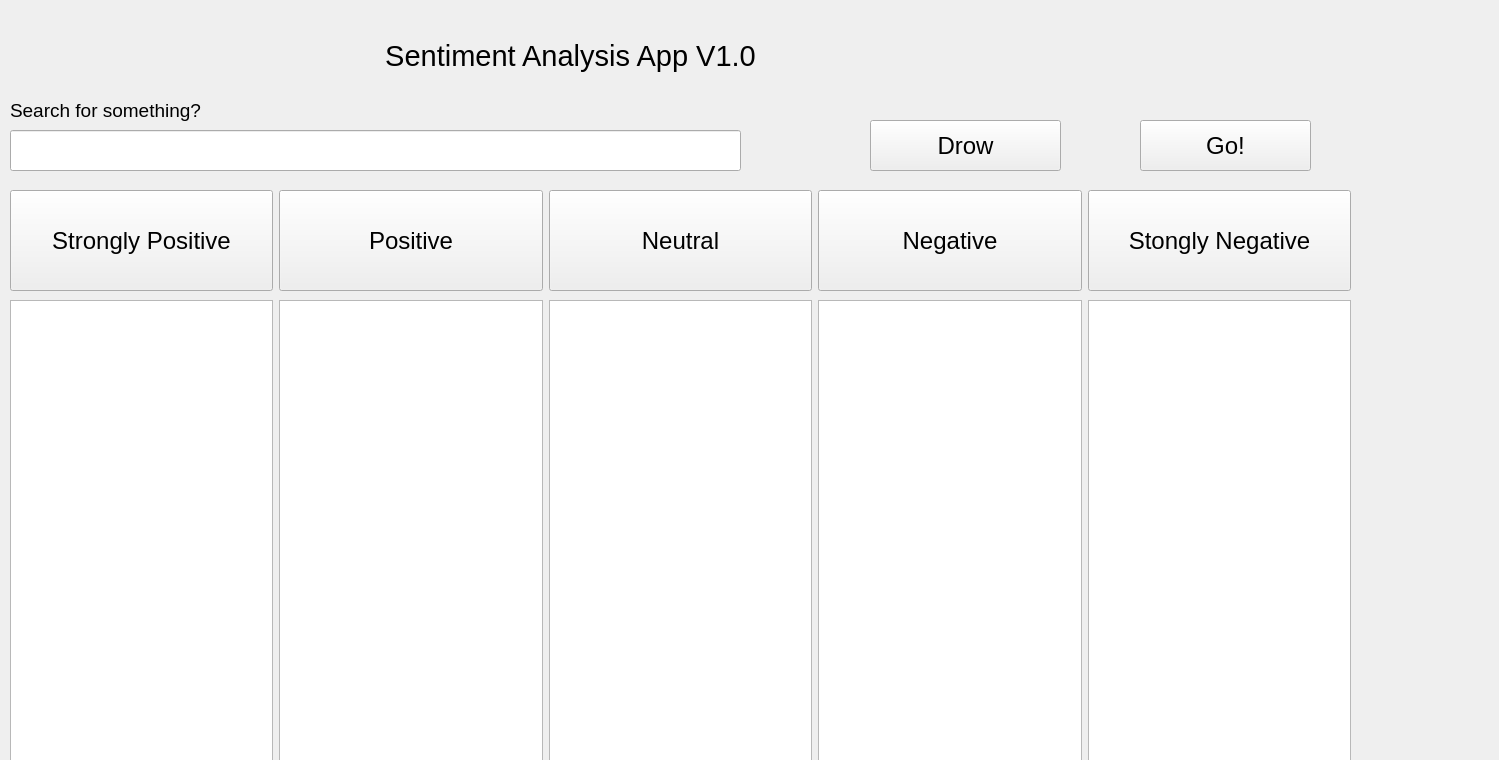
<?xml version="1.0" encoding="UTF-8"?>
<ui version="4.0">
 <class>Form</class>
 <widget class="QWidget" name="Form">
  <property name="geometry">
   <rect>
    <x>0</x>
    <y>0</y>
    <width>1499</width>
    <height>760</height>
   </rect>
  </property>
  <property name="sizePolicy">
   <sizepolicy hsizetype="Fixed" vsizetype="Fixed">
    <horstretch>0</horstretch>
    <verstretch>0</verstretch>
   </sizepolicy>
  </property>
  <property name="windowTitle">
   <string>Form</string>
  </property>
  <widget class="QLabel" name="label">
   <property name="geometry">
    <rect>
     <x>290</x>
     <y>0</y>
     <width>561</width>
     <height>111</height>
    </rect>
   </property>
   <property name="font">
    <font>
     <pointsize>22</pointsize>
    </font>
   </property>
   <property name="inputMethodHints">
    <set>Qt::ImhHiddenText</set>
   </property>
   <property name="text">
    <string>Sentiment Analysis App V1.0</string>
   </property>
   <property name="textFormat">
    <enum>Qt::AutoText</enum>
   </property>
   <property name="alignment">
    <set>Qt::AlignCenter</set>
   </property>
  </widget>
  <widget class="QLabel" name="label_2">
   <property name="geometry">
    <rect>
     <x>10</x>
     <y>90</y>
     <width>411</width>
     <height>41</height>
    </rect>
   </property>
   <property name="sizePolicy">
    <sizepolicy hsizetype="Preferred" vsizetype="Preferred">
     <horstretch>0</horstretch>
     <verstretch>0</verstretch>
    </sizepolicy>
   </property>
   <property name="font">
    <font>
     <pointsize>14</pointsize>
    </font>
   </property>
   <property name="text">
    <string>Search for something?</string>
   </property>
   <property name="textFormat">
    <enum>Qt::AutoText</enum>
   </property>
   <property name="alignment">
    <set>Qt::AlignLeading|Qt::AlignLeft|Qt::AlignVCenter</set>
   </property>
  </widget>
  <widget class="QPushButton" name="pushButton_Go">
   <property name="geometry">
    <rect>
     <x>1140</x>
     <y>120</y>
     <width>171</width>
     <height>51</height>
    </rect>
   </property>
   <property name="font">
    <font>
     <pointsize>18</pointsize>
    </font>
   </property>
   <property name="text">
    <string>Go!</string>
   </property>
  </widget>
  <widget class="QWidget" name="horizontalLayoutWidget">
   <property name="geometry">
    <rect>
     <x>10</x>
     <y>190</y>
     <width>1341</width>
     <height>101</height>
    </rect>
   </property>
   <layout class="QHBoxLayout" name="horizontalLayout">
    <item>
     <widget class="QPushButton" name="pushButton_SP">
      <property name="sizePolicy">
       <sizepolicy hsizetype="Preferred" vsizetype="Preferred">
        <horstretch>0</horstretch>
        <verstretch>0</verstretch>
       </sizepolicy>
      </property>
      <property name="font">
       <font>
        <pointsize>18</pointsize>
       </font>
      </property>
      <property name="text">
       <string>Strongly Positive</string>
      </property>
     </widget>
    </item>
    <item>
     <widget class="QPushButton" name="pushButton_P">
      <property name="sizePolicy">
       <sizepolicy hsizetype="Minimum" vsizetype="Preferred">
        <horstretch>0</horstretch>
        <verstretch>0</verstretch>
       </sizepolicy>
      </property>
      <property name="font">
       <font>
        <pointsize>18</pointsize>
       </font>
      </property>
      <property name="text">
       <string>Positive</string>
      </property>
     </widget>
    </item>
    <item>
     <widget class="QPushButton" name="pushButton_Neu">
      <property name="sizePolicy">
       <sizepolicy hsizetype="Minimum" vsizetype="Preferred">
        <horstretch>0</horstretch>
        <verstretch>0</verstretch>
       </sizepolicy>
      </property>
      <property name="font">
       <font>
        <pointsize>18</pointsize>
       </font>
      </property>
      <property name="text">
       <string>Neutral</string>
      </property>
     </widget>
    </item>
    <item>
     <widget class="QPushButton" name="pushButton_N">
      <property name="sizePolicy">
       <sizepolicy hsizetype="Minimum" vsizetype="Preferred">
        <horstretch>0</horstretch>
        <verstretch>0</verstretch>
       </sizepolicy>
      </property>
      <property name="font">
       <font>
        <pointsize>18</pointsize>
       </font>
      </property>
      <property name="text">
       <string>Negative</string>
      </property>
     </widget>
    </item>
    <item>
     <widget class="QPushButton" name="pushButton_SN">
      <property name="sizePolicy">
       <sizepolicy hsizetype="Minimum" vsizetype="Preferred">
        <horstretch>0</horstretch>
        <verstretch>0</verstretch>
       </sizepolicy>
      </property>
      <property name="font">
       <font>
        <pointsize>18</pointsize>
       </font>
      </property>
      <property name="text">
       <string>Stongly Negative</string>
      </property>
     </widget>
    </item>
   </layout>
  </widget>
  <widget class="QWidget" name="horizontalLayoutWidget_2">
   <property name="geometry">
    <rect>
     <x>10</x>
     <y>300</y>
     <width>1341</width>
     <height>461</height>
    </rect>
   </property>
   <layout class="QHBoxLayout" name="horizontalLayout_2">
    <item>
     <widget class="QTextBrowser" name="textBrowser_SP">
      <property name="font">
       <font>
        <pointsize>12</pointsize>
       </font>
      </property>
     </widget>
    </item>
    <item>
     <widget class="QTextBrowser" name="textBrowser_P">
      <property name="font">
       <font>
        <pointsize>12</pointsize>
       </font>
      </property>
     </widget>
    </item>
    <item>
     <widget class="QTextBrowser" name="textBrowser_Neu">
      <property name="font">
       <font>
        <pointsize>12</pointsize>
       </font>
      </property>
     </widget>
    </item>
    <item>
     <widget class="QTextBrowser" name="textBrowser_N">
      <property name="font">
       <font>
        <pointsize>12</pointsize>
       </font>
      </property>
     </widget>
    </item>
    <item>
     <widget class="QTextBrowser" name="textBrowser_SN">
      <property name="font">
       <font>
        <pointsize>12</pointsize>
       </font>
      </property>
     </widget>
    </item>
   </layout>
  </widget>
  <widget class="QPushButton" name="pushButton_Drow">
   <property name="geometry">
    <rect>
     <x>870</x>
     <y>120</y>
     <width>191</width>
     <height>51</height>
    </rect>
   </property>
   <property name="font">
    <font>
     <pointsize>18</pointsize>
    </font>
   </property>
   <property name="text">
    <string>Drow</string>
   </property>
  </widget>
  <widget class="QLineEdit" name="lineEdit">
   <property name="geometry">
    <rect>
     <x>10</x>
     <y>130</y>
     <width>731</width>
     <height>41</height>
    </rect>
   </property>
  </widget>
 </widget>
 <resources/>
 <connections>
  <connection>
   <sender>pushButton_Go</sender>
   <signal>clicked()</signal>
   <receiver>Form</receiver>
   <slot>go()</slot>
   <hints>
    <hint type="sourcelabel">
     <x>479</x>
     <y>121</y>
    </hint>
    <hint type="destinationlabel">
     <x>457</x>
     <y>148</y>
    </hint>
   </hints>
  </connection>
  <connection>
   <sender>pushButton_SP</sender>
   <signal>clicked()</signal>
   <receiver>Form</receiver>
   <slot>show_SP()</slot>
   <hints>
    <hint type="sourcelabel">
     <x>74</x>
     <y>206</y>
    </hint>
    <hint type="destinationlabel">
     <x>81</x>
     <y>235</y>
    </hint>
   </hints>
  </connection>
  <connection>
   <sender>pushButton_P</sender>
   <signal>clicked()</signal>
   <receiver>Form</receiver>
   <slot>show_P()</slot>
   <hints>
    <hint type="sourcelabel">
     <x>369</x>
     <y>206</y>
    </hint>
    <hint type="destinationlabel">
     <x>204</x>
     <y>231</y>
    </hint>
   </hints>
  </connection>
  <connection>
   <sender>pushButton_Neu</sender>
   <signal>clicked()</signal>
   <receiver>Form</receiver>
   <slot>show_Neu()</slot>
   <hints>
    <hint type="sourcelabel">
     <x>565</x>
     <y>206</y>
    </hint>
    <hint type="destinationlabel">
     <x>322</x>
     <y>234</y>
    </hint>
   </hints>
  </connection>
  <connection>
   <sender>pushButton_N</sender>
   <signal>clicked()</signal>
   <receiver>Form</receiver>
   <slot>show_N()</slot>
   <hints>
    <hint type="sourcelabel">
     <x>752</x>
     <y>206</y>
    </hint>
    <hint type="destinationlabel">
     <x>422</x>
     <y>231</y>
    </hint>
   </hints>
  </connection>
  <connection>
   <sender>pushButton_SN</sender>
   <signal>clicked()</signal>
   <receiver>Form</receiver>
   <slot>show_SN()</slot>
   <hints>
    <hint type="sourcelabel">
     <x>939</x>
     <y>206</y>
    </hint>
    <hint type="destinationlabel">
     <x>537</x>
     <y>234</y>
    </hint>
   </hints>
  </connection>
  <connection>
   <sender>pushButton_Drow</sender>
   <signal>clicked()</signal>
   <receiver>Form</receiver>
   <slot>drow()</slot>
   <hints>
    <hint type="sourcelabel">
     <x>683</x>
     <y>106</y>
    </hint>
    <hint type="destinationlabel">
     <x>784</x>
     <y>109</y>
    </hint>
   </hints>
  </connection>
 </connections>
 <slots>
  <slot>go()</slot>
  <slot>show_SP()</slot>
  <slot>show_P()</slot>
  <slot>show_Neu()</slot>
  <slot>show_N()</slot>
  <slot>show_SN()</slot>
  <slot>drow()</slot>
 </slots>
</ui>
